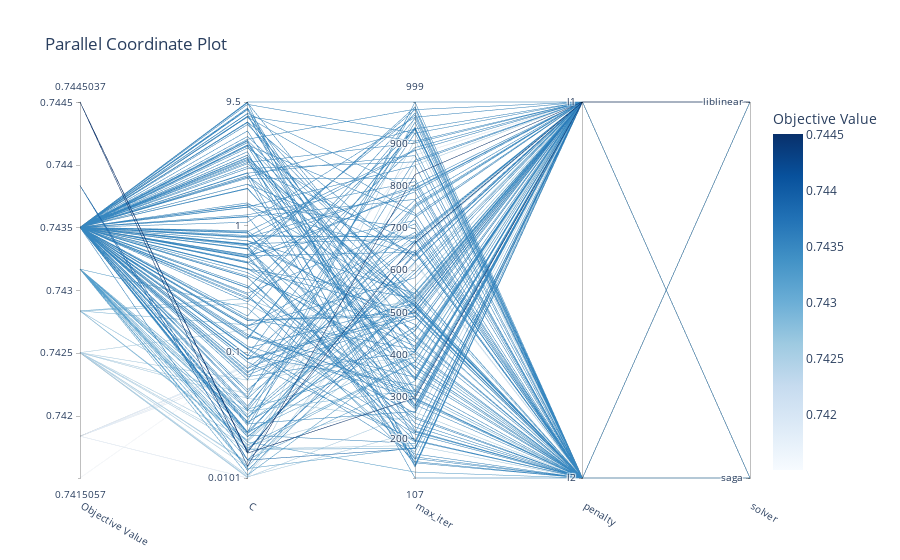

Notebook cell for this chart:
### Code cell
optuna.visualization.plot_parallel_coordinate(study)

### Figure 1 — Plotly figure (JSON) as saved in the notebook; plotly's stock layout.template omitted (floating-point values rounded to 4 significant figures; data arrays with more than 128 entries replaced by an {"elided": "..."} marker saying what was removed)
{"data": [{"dimensions": [{"label": "Objective Value", "range": [0.7415, 0.7445], "values": {"elided": "200 float values"}}, {"label": "C", "range": [-1.994, 0.9779], "ticktext": ["0.0101", "0.1", "1", "9.5"], "tickvals": [-1.994, -1, 0, 0.9779], "values": {"elided": "200 float values"}}, {"label": "max_iter", "range": [107, 999], "values": {"elided": "200 int values"}}, {"label": "penalty", "range": [0, 1], "ticktext": ["l2", "l1"], "tickvals": [0, 1], "values": {"elided": "200 int values"}}, {"label": "solver", "range": [0, 1], "ticktext": ["saga", "liblinear"], "tickvals": [0, 1], "values": {"elided": "200 int values"}}], "labelangle": 30, "labelside": "bottom", "line": {"color": {"elided": "200 float values"}, "colorbar": {"title": {"text": "Objective Value"}}, "colorscale": [[0, "rgb(247,251,255)"], [0.125, "rgb(222,235,247)"], [0.25, "rgb(198,219,239)"], [0.375, "rgb(158,202,225)"], [0.5, "rgb(107,174,214)"], [0.625, "rgb(66,146,198)"], [0.75, "rgb(33,113,181)"], [0.875, "rgb(8,81,156)"], [1, "rgb(8,48,107)"]], "reversescale": false, "showscale": true}, "type": "parcoords"}], "layout": {"title": {"text": "Parallel Coordinate Plot"}}}
